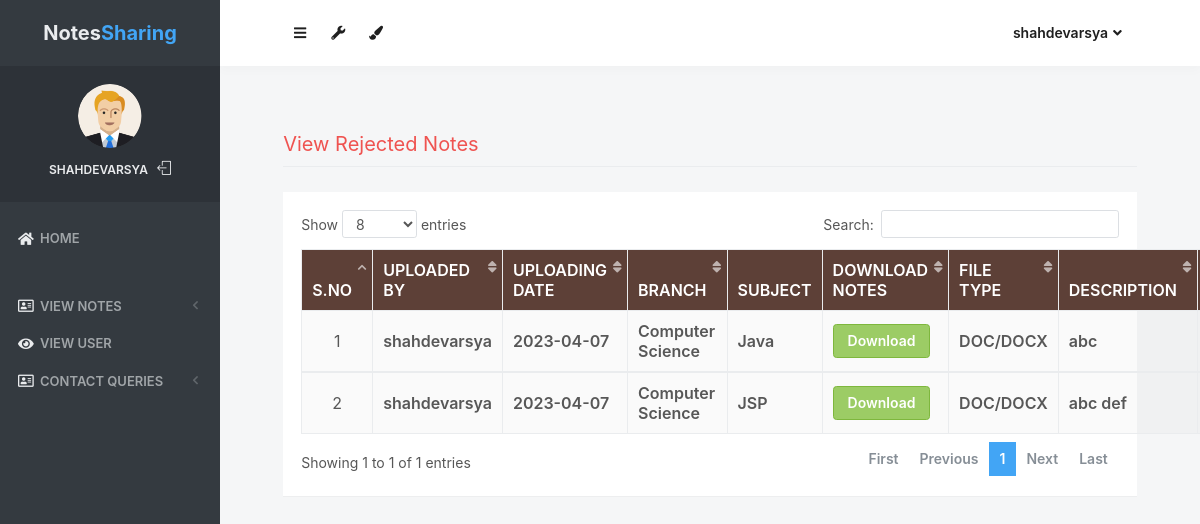
The app's page /rejected_notes (signed in) with its own data.
### notes/models.py (models this page shows, shortened)
class Notes(models.Model):
    user = models.ForeignKey(User,on_delete=models.CASCADE)
    uploadingdate = models.CharField(max_length=30)
    branch = models.CharField(max_length=30)
    subject = models.CharField(max_length=30)
    notesfile = models.FileField(null=True)
    filetype = models.CharField(max_length=30)
    description = models.CharField(max_length=200, null=True)
    status = models.CharField(max_length=15)

### notes/views.py (the view)
# urls.py: path('rejected_notes', rejected_notes, name='rejected_notes'),
def rejected_notes(request):
    if not request.user.is_authenticated:
        return redirect('login_admin')
    notes = Notes.objects.filter(status = "Reject")
    d = {'notes':notes}
    return render(request, 'rejected_notes.html',d)

### notes/templates/rejected_notes.html (shortened to what this page needs)
{% load static %}
<html lang="en" class="no-focus">
    <head>
        <link rel="stylesheet" href="{% static 'js/plugins/datatables/dataTables.bootstrap4.min.css' %}">
        <link rel="stylesheet" id="css-main" href="{% static 'css1/codebase.min.css' %}">
    </head>
    <body>
        <div id="page-container" class="sidebar-o sidebar-inverse side-scroll page-header-fixed main-content-narrow">
         {% include "sidebar.html" %}
            {% include "admin_nav.html" %}
            <main id="main-container">
                <div class="content">
                    <h2 class="content-heading text-danger">View Rejected Notes</h2>
                    <div class="block">
                        <div class="block-content block-content-full">
                            <table class="table table-bordered table-striped table-vcenter js-dataTable-full-pagination">
                                <thead class="text-white" style="background-color : #5d4037;">
                                    <tr>
                                        <th class="text-center">S.No</th>
                                        <th class="d-none d-sm-table-cell">Uploaded By</th>
                                        <th class="d-none d-sm-table-cell">Uploading Date</th>
                                        <th class="d-none d-sm-table-cell">Branch</th>
                                        <th class="d-none d-sm-table-cell">Subject</th>
                                        <th class="d-none d-sm-table-cell">Download Notes</th>
                                        <th class="d-none d-sm-table-cell">File Type</th>
                                        <th class="d-none d-sm-table-cell">Description</th>
                                        <th class="d-none d-sm-table-cell">Status</th>
                                    </tr>
                                </thead>
                                {% for i in notes %}
                                <tbody>
                                    <tr>
                                        <td class="text-center">{{forloop.counter}}</td>
                                        <td class="font-w600">{{i.user.username}}</td>
					<td class="font-w600">{{i.uploadingdate}}</td>
					<td class="font-w600">{{i.branch}}</td>
					<td class="font-w600">{{i.subject}}</td>
					<td class="font-w600"><a href="{{i.notesfile.url}}" class="btn btn-success" download>Download</a></td>
					<td class="font-w600">{{i.filetype}}</td>
					<td class="font-w600">{{i.description}}</td>
					<td class="font-w600">{{i.status}}</td>
                                    </tr>
                                        {% endfor %}
                                </tbody>
                            </table>
                        </div>
                    </div>
                </div>
            </main>
        </div>
 <link rel="stylesheet" href="https://use.fontawesome.com/releases/v5.6.3/css/all.css">
    </body>
</html>

### notes/templates/sidebar.html (shortened to what this page needs)
{% load static %}
   <nav id="sidebar">
                <div id="sidebar-scroll">
                    <div class="sidebar-content">
                        <div class="content-header content-header-fullrow px-15">
                            <div class="content-header-section text-center align-parent sidebar-mini-hidden">
                                <div class="content-header-item">
                                    <a class="link-effect font-w700" href="{% url 'admin_home' %}">
                                           <span class="font-size-xl text-dual-primary-dark">Notes</span><span class="font-size-xl text-primary">Sharing</span>
                                    </a>
                                </div>
                            </div>
                        </div>
                        <div class="content-side content-side-full content-side-user px-10 align-parent">
                            <div class="sidebar-mini-hidden-b text-center">
                                <a class="img-link" href="be_pages_generic_profile.html">
                                    <img class="img-avatar" src="{% static 'img/avatars/user1.png' %}" alt="">
                                </a>
                                <ul class="list-inline mt-10">
                                    <li class="list-inline-item">
                                        <a class="link-effect text-dual-primary-dark font-size-xs font-w600 text-uppercase" href="{% url 'admin_home' %}">{{ request.user.username }}</a>
                                    </li>
                                    <li class="list-inline-item">
                                        <a class="link-effect text-dual-primary-dark" href="{% url 'logout' %}">
                                            <i class="si si-logout"></i>
                                        </a>
                                    </li>
                                </ul>
                            </div>
                        </div>
                        <div class="content-side content-side-full">
                            <ul class="nav-main">
                                <li class="open">
                                    <a href="{% url 'admin_home' %}"><i class="fas fa-home"></i><span class="sidebar-mini-hide">Home</span></a>
                                </li>
                                <li class="nav-main-heading"><span class="sidebar-mini-visible">UI</span></li>
                                <li>
                                    <a class="nav-submenu" data-toggle="nav-submenu"><i class="far fa-address-card"></i>View Notes</a>
                                </li>
                                <li>
                                    <a  href="{% url 'view_users' %}"><i class="fas fa-eye"></i><span class="sidebar-mini-hide">View User</span></a>
                                </li>
                                <li>
                                    <a class="nav-submenu" data-toggle="nav-submenu"><i class="far fa-address-card"></i>Contact Queries</a>
                                </li>
                           </ul>
                        </div>
                    </div>
                </div>
            </nav>

### notes/templates/admin_nav.html (shortened to what this page needs)
{% load static %}
            <header id="page-header">
                <div class="content-header">
                    <div class="content-header-section">
                        <button type="button" class="btn btn-circle btn-dual-secondary" data-toggle="layout" data-action="sidebar_toggle">
                            <i class="fa fa-navicon"></i>
                        </button>
                        <div class="btn-group" role="group">
                            <button type="button" class="btn btn-circle btn-dual-secondary" id="page-header-options-dropdown" data-toggle="dropdown" aria-haspopup="true" aria-expanded="false">
                                <i class="fa fa-wrench"></i>
                            </button>
                        </div>
                        <div class="btn-group" role="group">
                            <button type="button" class="btn btn-circle btn-dual-secondary" id="page-header-themes-dropdown" data-toggle="dropdown" aria-haspopup="true" aria-expanded="false">
                                <i class="fa fa-paint-brush"></i>
                            </button>
                        </div>
                    </div>
                    <div class="content-header-section">
                        <div class="btn-group" role="group">
                            <button type="button" class="btn btn-rounded btn-dual-secondary" id="page-header-user-dropdown" data-toggle="dropdown" aria-haspopup="true" aria-expanded="false">
                                {{ request.user.username}}<i class="fa fa-angle-down ml-5"></i>
                            </button>
                        </div>
                    </div>
                </div>
            </header>

### records on screen
Notes: user.username "shahdevarsya", uploadingdate "2023-04-07", branch "Computer Science", subject "Java", filetype "DOC/DOCX", description "abc"
Notes: user.username "shahdevarsya", uploadingdate "2023-04-07", branch "Computer Science", subject "JSP", filetype "DOC/DOCX", description "abc def"

### other values on screen
{{ request.user.username }} "SHAHDEVARSYA"
{{ request.user.username }} "shahdevarsya"
